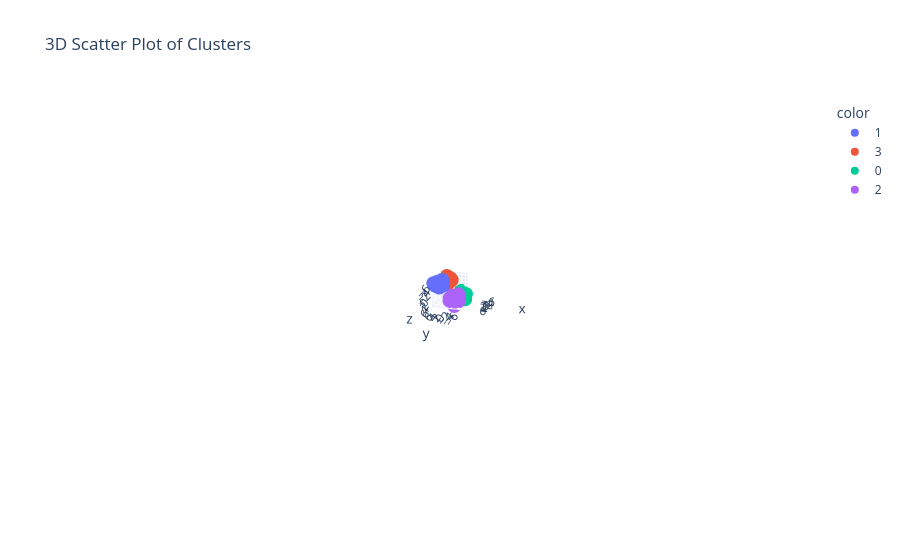

The code cell stored with this chart in its notebook:
### Code cell
# ✅ Now 3D scatter plot will work
fig = px.scatter_3d(
    x=X[:, 0],
    y=X[:, 1],
    z=X[:, 2],
    color=y.astype(str),  # color by cluster
    title="3D Scatter Plot of Clusters"
)
fig.show()
